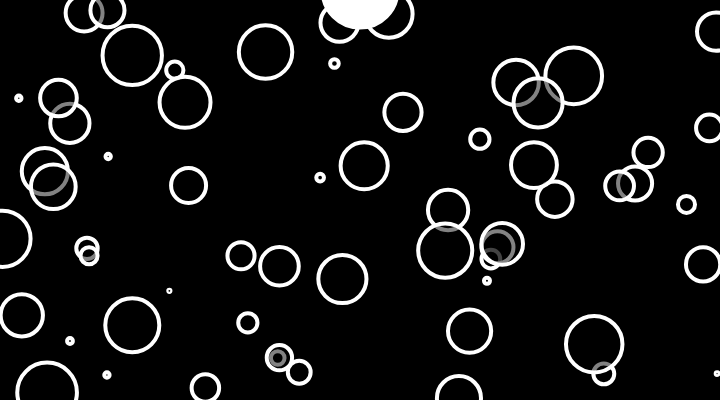
Frame 1 (no input)
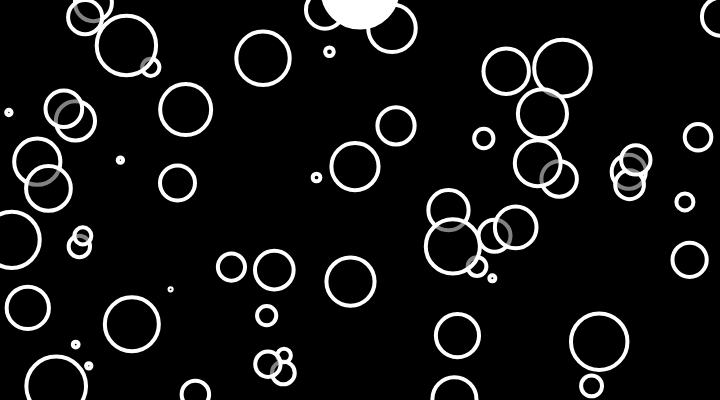
Frame 60 (no input)
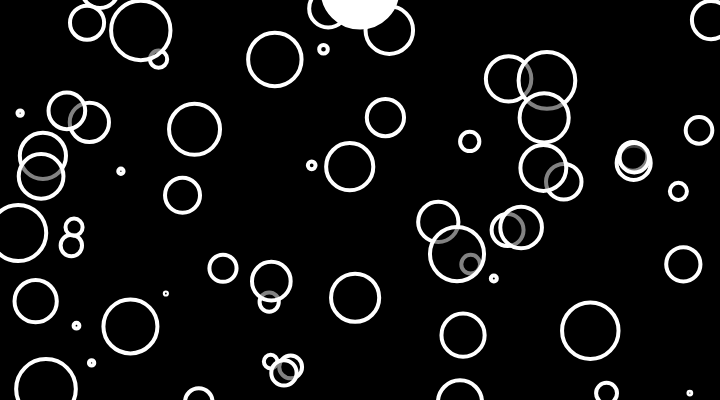
Frame 120 (the mouse pressed at the canvas centre since frame 60)

The p5.js sketch that drew these frames (run headless with seeded random() and noise() and a simulated clock; from frame 60 on, the mouse is pressed at the canvas centre):

// p5.js sketch
// ── sketch.js
let bx;
let by;
let ballSize = 75;
let overBall = false;
let locked = false;
let xOffset = 0.0;
let yOffset = 0.0;
let bubbles = [];

function setup() {
  createCanvas(720, 400);
  for (let i = 0; i < 60; i++) {
    let x = random(width);
    let y = random(height);
    let r = random(1, 30);
    let b = new Bubble(x, y, r);
    bubbles.push(b);
  }
  bx = width / 2.0;
  by = -10;
 // 화면 중앙 윗부분에서 공이 나올 수 있도록 설정함
  strokeWeight(2);
}

function draw() {
  background(0);
  for (let i = 0; i < bubbles.length; i++) {
    bubbles[i].move();
    bubbles[i].show();
  }

  // 공 위에 커서가 있는지 알려줌 - 범위를 공보다 넓게 설정하여 영향력을 알려줌
  if (
    mouseX > bx - ballSize-35 &&
    mouseX < bx + ballSize+35 &&
    mouseY > by - ballSize-35 &&
    mouseY < by + ballSize+35
  ) {
    overBall = true;
    if (!locked) {
      stroke(255);
      fill(255,255,0);
    }
  } else {
    stroke(255);
    fill(255,255);
    overBall = false;
  }


  // 공을 그려준다. ballSize로 변수를 지정해서 위에서 간편하게 바꿀 수 있도록 함
   ellipse(bx, by, ballSize, ballSize);
}

function mousePressed() {
  for (let i = 0; i < bubbles.length; i++) {
    bubbles[i].clicked(mouseX, mouseY);
  }
  if (overBall) {
    locked = true;
    fill(255, 255, 255);
  } else {
    locked = false;
  }
  xOffset = mouseX - bx;
  yOffset = mouseY - by;
}

function mouseDragged() {
  if (locked) {
    bx = mouseX - xOffset;
    by = mouseY - yOffset;
  }
}
//마우스를 드래그할때
function mouseReleased() {
  locked = false;
}

class Bubble {
  constructor(x, y, r) {
    this.x = x;
    this.y = y;
    this.r = r;
    this.colorR = 0;
    this.colorG = 0;
    this.colorB = 0;
  }

  clicked(px, py) {
    let d = dist(px, py, this.x, this.y);
    if (d < this.r) {
      this.colorR = 255;
      this.colorG = 255;
      this.colorB = 0;
    }
  }

  move() {
    this.x = this.x + random(-2, 2);
    this.y = this.y + random(-2, 2);
  }

  show() {0
    stroke(255);
    strokeWeight(4);
    fill(this.colorR,this.colorG,this.colorB,125);
    ellipse(this.x, this.y, this.r * 2);
  }
}
